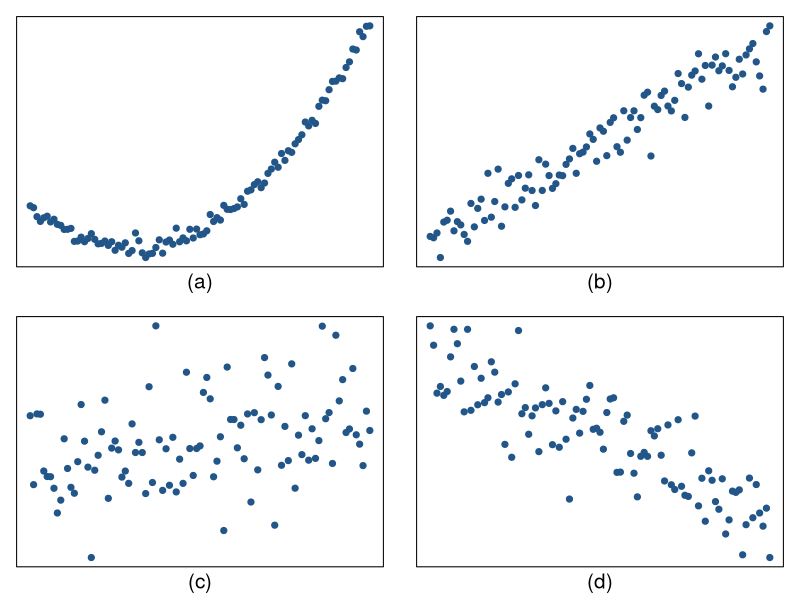

The R source for this figure:
setwd("/Users/mine/Desktop/Teaching/Sta 101 - F11/Lectures/Lecture 18/7-1lineFitResCor/figures/cor")

COL <- c('#55000088','#225588')

set.seed(179)

# 4 scatterplots

x = seq(0,10,0.1)
yNonLin = (x-3)^2 - 4 + rnorm(length(x), mean = 0, sd = 1)
yPosLinStrong = 3*x + 10 + rnorm(length(x), mean = 0, sd = 2)
yPosLinWeak = 3*x + 10 + rnorm(length(x), mean = 0, sd = 20)
yNegLinWeak = -3*x + 10 + rnorm(length(x), mean = 0, sd = 5)

pdf("cor.pdf", 5.5, 4.3)

par(mar=c(2,1,1,1), las=1, mgp=c(0.5,0.7,0), mfrow = c(2,2), cex.lab = 1.5, cex.axis = 1.5)

plot(yNonLin ~ x, ylab = "", xlab = "(a)", pch=19, col=COL[2], axes = FALSE)
box()

plot(yPosLinStrong ~ x, ylab = "", xlab = "(b)", pch=19, col=COL[2], axes = FALSE)
box()

plot(yPosLinWeak ~ x, ylab = "", xlab = "(c)", pch=19, col=COL[2], axes = FALSE)
box()

plot(yNegLinWeak ~ x, ylab = "", xlab = "(d)", pch=19, col=COL[2], axes = FALSE)
box()

dev.off()

cor(yNonLin,x)
cor(yPosLinStrong,x)
cor(yPosLinWeak,x)
cor(yNegLinWeak,x)